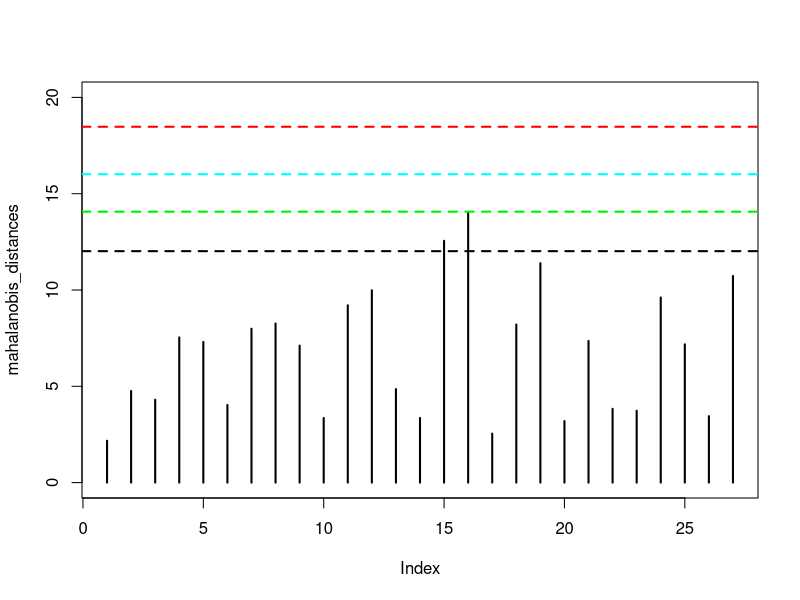

Generate this figure with R:
setwd(".")

library(readxl)

medifis <- read_excel("data/datos.xls", sheet = "Medifis", skip = 2)

# sacar mahalanobis con kendall y spearman
# sacar cutoff chi cuadrado, 99, 97.5, 95, 90
# sacar con norma 1 y 2

data <- medifis[, -(1:2)]
dimension <- ncol(data)
means <- colMeans(data)
covariance_matrix <- cov(data)
mahalanobis_distances <- mahalanobis(data, means, covariance_matrix)

cutoff_99 <- qchisq(0.99, dimension)
cutoff_97_5 <- qchisq(0.975, dimension)
cutoff_95 <- qchisq(0.95, dimension)
cutoff_90 <- qchisq(0.90, dimension)

plot(mahalanobis_distances, type = "h", lwd = 2, ylim = c(0, 20))
abline(h = cutoff_99, lwd = 2, lty = 2, col = "red")
abline(h = cutoff_97_5, lwd = 2, lty = 2, col = "cyan")
abline(h = cutoff_95, lwd = 2, lty = 2, col = "green2")
abline(h = cutoff_90, lwd = 2, lty = 2, col = "black")

outliers_cutoff_99_indexes <- which(mahalanobis_distances >= cutoff_99)
outliers_cutoff_97_5_indexes <- which(mahalanobis_distances >= cutoff_97_5)
outliers_cutoff_95_indexes <- which(mahalanobis_distances >= cutoff_95)
outliers_cutoff_90_indexes <- which(mahalanobis_distances >= cutoff_90)

outliers_cutoff_99 <- data[outliers_cutoff_99_indexes, ]
outliers_cutoff_97_5 <- data[outliers_cutoff_97_5_indexes, ]
outliers_cutoff_95 <- data[outliers_cutoff_95_indexes, ]
outliers_cutoff_90 <- data[outliers_cutoff_90_indexes, ]
